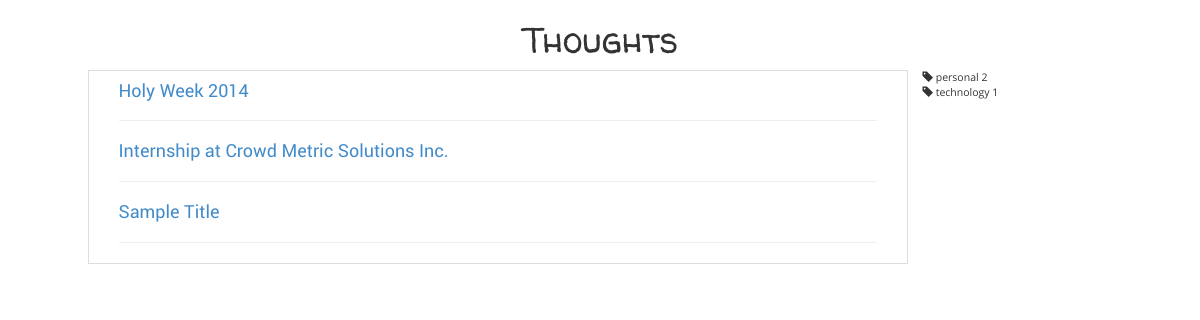
The page /blog/ on the database as committed earlier.
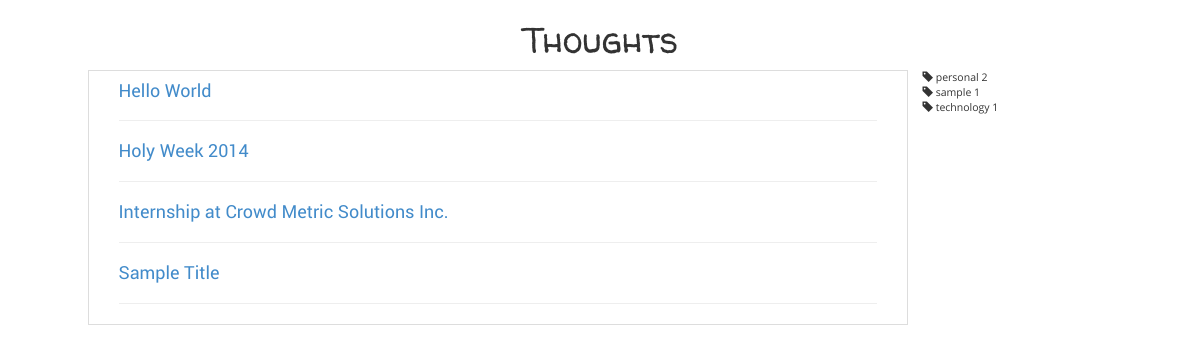
The same page on the database as committed later.
### blog/models.py (models this page shows, shortened)
class Post(models.Model):
    title = models.CharField(max_length = 100, unique=True)
    slug = models.SlugField(editable=False, default='', unique=True)
    description = models.CharField(max_length = 100)
    body = models.TextField()
    pub_date = models.DateTimeField('date published')
    def was_published_recently(self):
        now = timezone.now()
        return now - datetime.timedelta(days=1) <= self.pub_date <  now
    was_published_recently.admin_order_field = 'pub_date'
    was_published_recently.boolean = True
    was_published_recently.short_description = 'Published recently?'
    class Meta:
        ordering = ('pub_date',)

class Tag(models.Model):
    name = models.CharField(max_length=100)
    posts = models.ManyToManyField(Post)
    def numInstances(self):
        return self.posts.all().count()
    def __unicode__(self):
        return self.name
    class Meta:
        ordering = ('name',)

### blog/views.py (the view)
def index(request):
    latest_post_list = Post.objects.all().order_by('-pub_date')[:5]
    tags_list = Tag.objects.all().order_by('name')
    template = loader.get_template('posts/index.html')
    context = RequestContext(request,{
        'latest_post_list': latest_post_list,
        'tags_list': tags_list,
    })
    return HttpResponse(template.render(context))

### blog/templates/posts/index.html (shortened to what this page needs)
<!DOCTYPE html>
<html lang="en">
	{% include "posts/head.html" %}
	<body>
		<div>
			<header>
				<h1>Thoughts</h1>
			</header>
			<div class="row clearfix">
				<div class="col-md-8 col-md-offset-1 column blog-preview">
				{% if latest_post_list %}
				    <ul class="list-unstyled">
				    {% for post in latest_post_list %}
				    	<div class="card col-md-12">
				    	<li>
					        <a href="/blog/{{post.slug}}">
					        	<h4> {{post.title}} </h4>
					        </a>
					    </li>
					    <hr />
				        </div>
				    {% endfor %}
				    </ul>
				{% else %}
				    <p>No posts are available.</p>
				{% endif %}
				</div>
				<div class="col-md-3 column">
				{% if tags_list %}
					<ul class="list-unstyled">
						{% for tag in tags_list %}
							<li class="tag-item"> <span class="glyphicon glyphicon-tag"></span> {{ tag }} {{tag.numInstances}}</li>
						{% endfor %}
					</ul>
				{% else %}
					<p>No tags.</p>
				{% endif %}
				</div>
			</div>
		</div>
	</body>
</html>

### blog/templates/posts/head.html (shortened to what this page needs)
<head>
	{% load staticfiles %}
	<link rel="stylesheet" href="{% static "css/bootstrap.css" %}">
	<link rel="stylesheet" href="{% static "css/style.css" %}">
</head>

### blog/static/css/style.css (style rules this page uses)
body { font-family: 'OpenSans Regular'; }
header h1 { font-family: 'Walter Turncoat',serif; text-align: center; }
.card a { text-decoration: none; }
.card li { margin: 0 auto; width: inherit; }
.card li a h4 { font-family: 'Roboto Regular'; }
.blog-preview { border: 1px solid #DDDDDD; background-color: white; }
.tag-item { font-size: 0.75em; }

Rows that differ between the two databases and show on the page:
added Post: title "Hello World"
added Tag: name "sample", numInstances "1"
